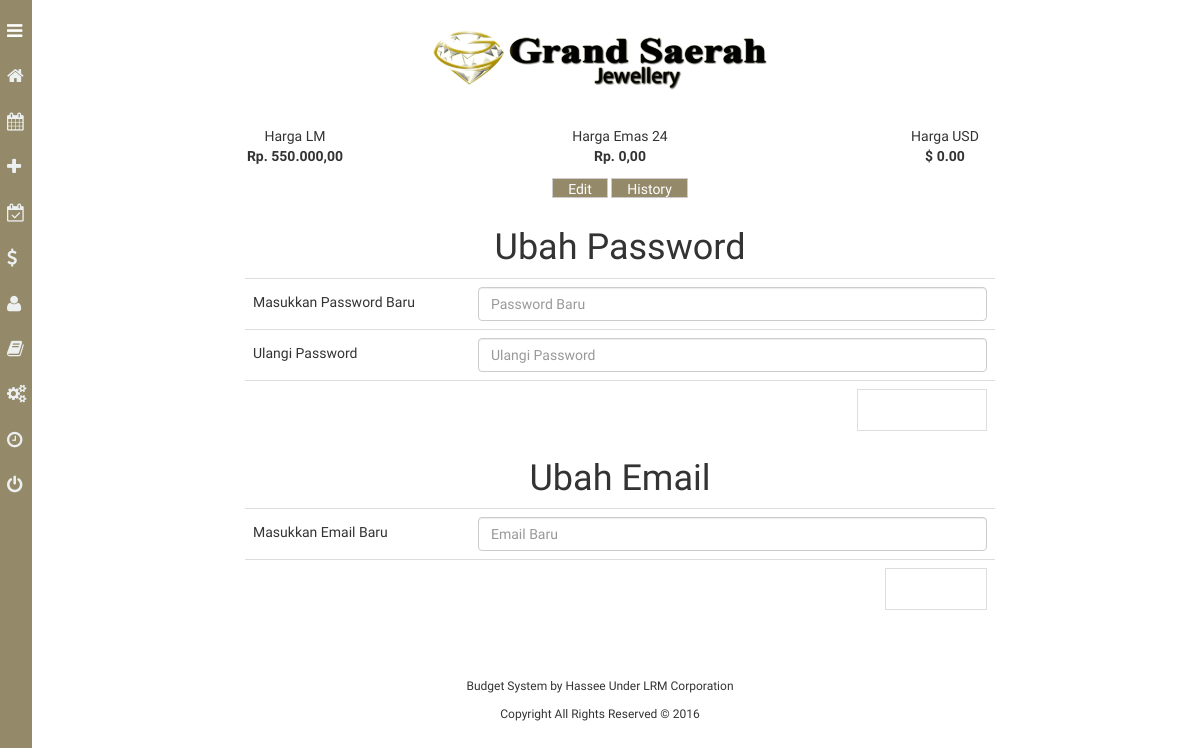
The page /index.php/accounts/change_password on the database as committed earlier.
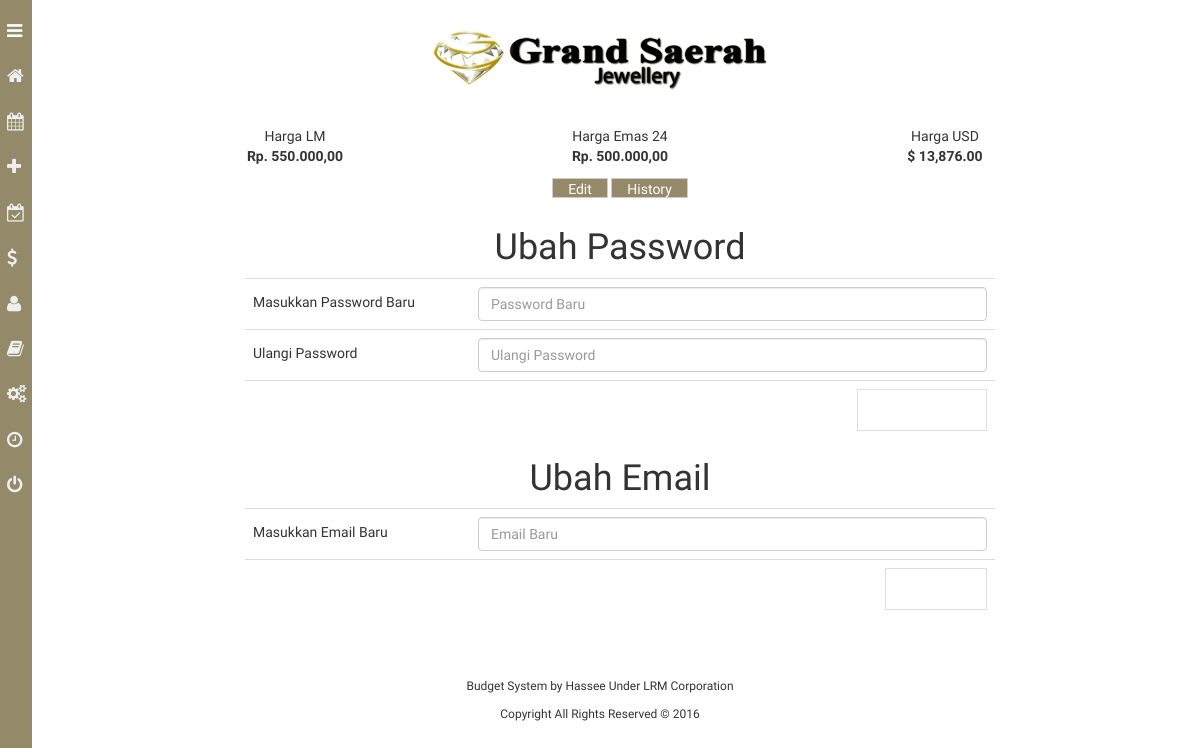
The same page on the database as committed later.
### tables this page shows
CREATE TABLE `configuration` (
  `id` int(11) NOT NULL,
  `day-1` time NOT NULL,
  `day` time NOT NULL,
  `emas_lm` double NOT NULL,
  `emas_24` double NOT NULL,
  `dollar` double NOT NULL
);

### application/libraries/Template.php (called while the page is built)
<?php  if ( ! defined('BASEPATH')) exit('No direct script access allowed');
    class Template
    {
        var $ci;
        function __construct()
        {
            $this->ci =& get_instance();
        }
		function load($tpl_view, $body_view = null, $data = null)
		{
		    if ( ! is_null( $body_view ) )
		    {
		        if ( file_exists( APPPATH.'views/'.$tpl_view.'/'.$body_view ) )
		        {
		            $body_view_path = $tpl_view.'/'.$body_view;
		        }
		        else if ( file_exists( APPPATH.'views/'.$tpl_view.'/'.$body_view.'.php' ) )
		        {
		            $body_view_path = $tpl_view.'/'.$body_view.'.php';
		        }
		        else if ( file_exists( APPPATH.'views/'.$body_view ) )
		        {
		            $body_view_path = $body_view;
		        }
		        else if ( file_exists( APPPATH.'views/'.$body_view.'.php' ) )
		        {
		            $body_view_path = $body_view.'.php';
		        }
		        else
		        {
		            show_error('Unable to load the requested file: ' . $tpl_name.'/'.$view_name.'.php');
		        }
		        $body = $this->ci->load->view($body_view_path, $data, TRUE);
		        if ( is_null($data) )
		        {
		            $data = array('body' => $body);
		        }
		        else if ( is_array($data) )
		        {
		            $data['body'] = $body;
		        }
		        else if ( is_object($data) )
		        {
		            $data->body = $body;
		        }
		    }
		    $this->ci->load->view('templates/'.$tpl_view, $data);
		}
	}
?>

### application/controllers/Accounts.php (called while the page is built, shortened)
<?php
class Accounts extends CI_Controller
{
	public function change_password(){
		$id = $this->session->userdata('user_id');
		if($this->input->post()){
			$password = hash_password($this->input->post('password'));
			$this->db->update('users',array('password' => $password), array('id' => $id));
			$this->session->set_flashdata('success','Password berhasil diubah !');
			redirect('main');
		}else{
			$data['title'] = 'Pengaturan';
			$this->template->load('default' , 'change_password',$data);
		}
	}
}
?>

### index.php (called while the page is built, shortened)
<?php
require_once BASEPATH.'core/CodeIgniter.php';

### application/views/templates/default.php (the view, shortened to what this page needs)
<!DOCTYPE html>
<html lang="en">
  <head>
    <link href="<?php echo base_url() ?>css/bootstrap.min.css" rel="stylesheet">
    <link href="<?php echo base_url() ?>css/footable.core.css" type="text/css" rel="stylesheet">
    <link href="<?php echo base_url() ?>css/footable.metro.min.css" type="text/css" rel="stylesheet">
    <link href="<?php echo base_url() ?>css/wickedpicker.css" type="text/css" rel="stylesheet">
    <link rel="stylesheet" href="<?php echo base_url() ?>css/font-awesome.min.css">
    <link rel="stylesheet" type="text/css" href="<?php echo base_url() ?>css/sweetalert.css">
    <link rel="stylesheet" type="text/css" href="<?php echo base_url() ?>css/datepicker.css">
    <link rel="stylesheet" type="text/css" href="<?php echo base_url() ?>css/style.css">
    <link rel="stylesheet" type="text/css" href="<?php echo base_url() ?>css/wickedpicker.css">
  </head>
  <body>
  <?php $conf = $this->db->get('configuration')->row();
    $emaslm = $conf->emas_lm;
    $emas24 = $conf->emas_24;
    $dollar = $conf->dollar; ?>
  <div class="container-fluid">
    <section id="header">
      <div id="mySidenav" class="sidenav">
        <a onclick="triggerMenu()" id="menu-button"><div class="icon-navbar"><i class="fa fa-bars" style="color: #fff!important;" aria-hidden="true" ></i></div></a>
        <a href="<?php echo base_url() ?>"><div class="icon-navbar"><i class="fa fa-home" aria-hidden="true"></i></div><span class="menu-text">Halaman Utama</span></a>
        <a href="<?php echo base_url('new_budget/monthly') ?>"><div class="icon-navbar"><i class="fa fa-calendar" aria-hidden="true"></i></div><span class="menu-text">Buat Limit Budget Bulanan Baru</span></a>
        <a href="<?php echo base_url('new_budget/transaction') ?>"><div class="icon-navbar"><i class="fa fa-plus" aria-hidden="true"></i></div><span class="menu-text">Buat Transaksi Baru</span></a>
        <a href="<?php echo base_url('main/cicilan_tahunan/') ?>"><div class="icon-navbar"><i class="fa fa-calendar-check-o" aria-hidden="true"></i></div><span class="menu-text">Lihat Detail Cicilan</span></a>
        <a href="<?php echo base_url('main/all_transactions/') ?>"><div class="icon-navbar"><i class="fa fa-dollar" aria-hidden="true"></i></div><span class="menu-text">Detail Transaksi Bulanan</span></a>
        <a href="<?php echo base_url('supplier') ?>"><div class="icon-navbar"><i class="fa fa-user" aria-hidden="true"></i></div><span class="menu-text">Supplier</span></a>
        <a href="<?php echo base_url('notes') ?>"><div class="icon-navbar"><i class="fa fa-book" aria-hidden="true"></i></div><span class="menu-text">Notes</span></a>
        <a href="<?php echo base_url('accounts/change_password') ?>"><div class="icon-navbar"><i class="fa fa-cogs" aria-hidden="true"></i></div><span class="menu-text">Pengaturan</span></a>
        <a href="<?php echo base_url('main/setting_timer') ?>"><div class="icon-navbar"><i class="fa fa-clock-o" aria-hidden="true"></i></div><span class="menu-text">Atur Jam</span></a>
        <a href="<?php echo base_url('accounts/logout') ?>"><div class="icon-navbar"><i class="fa fa-power-off" aria-hidden="true"></i></div><span class="menu-text">Logout</span></a>
      </div>
    <div class="container-fluid">
      <div class="row">
        <div style="padding-top:10px;padding-bottom:10px;">
          <img src="<?php echo base_url().'img/logo.png' ?>" alt="Saerah Logo" class="img img-responsive" style="display: block;margin:auto">
        </div>
      </div>
    </div>
    </section>
    <section id="body">
      <section id="content">
        <div class="container">
          <div class="row">
            <div class="col-md-1"></div>
            <div class="col-md-10">
              <div class="row kurs">
                <div class="col-xs-4 text-center detail-kurs">
                  <p class="text-harga">Harga LM</p>
                  <p class="text-harga"><strong><?php echo 'Rp. '. number_format($emaslm,2,',','.') ?></strong></p>
                </div>
                <div class="col-xs-4 text-center detail-kurs">
                  <p class="text-harga">Harga Emas 24</p>
                  <p class="text-harga"><strong><?php echo 'Rp. '. number_format($emas24,2,',','.') ?></strong></p>
                </div>
                <div class="col-xs-4 text-center detail-kurs">
                  <p class="text-harga">Harga USD</p>
                  <p class="text-harga"><strong><?php echo '$ '. number_format($dollar,2,'.',',') ?></strong></p>
                </div>
              </div>
            </div>
            <div class="col-md-1"></div>
          </div>
          <div class="row text-center" style="padding-top: 11px;">
            <a href="<?php echo base_url('rate') ?>" class="btn btn-default" style="height: 20px;padding-top: 0px;">Edit</a>
                  <a href="<?php echo base_url('rate/history') ?>" class="btn btn-default" style="height: 20px;padding-top: 0px;">History</a>
          </div>
        </div>
      </section>
      <?php echo $body ?>
    </section>
      <section id="footer" style="height: 40px; font-size: 12px; width: 100%">
        <section id="content" class="text-center">
          <p>Budget System by Hassee Under LRM Corporation</p>
          <p>Copyright All Rights Reserved &copy; 2016</p>
        </div>
  </body>
</html>

### application/views/change_password.php (shortened to what this page needs)
<section id="content">
	<div class="container">
		<div class="row">
			<div class="col-md-2"></div>
			<div class="col-md-8">
				<h1 class="title" align="center">Ubah Password</h1>
				<?php echo form_open('accounts/change_password') ?>
					<table class="table">
						<tr class="form-group">
							<td style="width: 30%"><span class="form-label">Masukkan Password Baru</span></td>
							<td >
								<input type="password" name="password" onkeyup="check_pass()" id="pass" placeholder="Password Baru" class="form-control" required>
							</td>
						</tr>
						<tr class="form-group">
							<td style="width: 30%"><span class="form-label">Ulangi Password</span></td>
							<td>
								<input type="password" name="confirm_password" id="conf" onkeyup="check_pass()" placeholder="Ulangi Password" class="form-control" required>
							</td>
						</tr>
						<tr>
							<td colspan="2">
								<input type="submit" id="change_pass" class="btn btn-default pull-right" value="Ubah Password" disabled>
							</td>
						</tr>
					</table>
				<?php echo form_close() ?>
				<h1 class="title" align="center">Ubah Email</h1>
				<?php echo form_open('accounts/change_email') ?>
					<table class="table">
						<tr class="form-group">
							<td style="width: 30%"><span class="form-label">Masukkan Email Baru</span></td>
							<td >
								<input type="email" name="email" id="email" onkeyup="check_email()" placeholder="Email Baru" class="form-control" required>
							</td>
						</tr>
						<tr>
							<td colspan="2">
								<input type="submit" id="change_email" class="btn btn-default pull-right" value="Ubah Email" disabled>
							</td>
						</tr>
					</table>
				<?php echo form_close() ?>
			</div>
			<div class="col-md-2"></div>
		</div>
	</div>
</section>

### css/wickedpicker.css (style rules this page uses)
.text-center, .wickedpicker__title, .wickedpicker__controls, .wickedpicker__controls__control, .wickedpicker__controls__control--separator, .wickedpicker__controls__control-up, .wickedpicker__controls__control-down { text-align: center; }

### css/style.css (style rules this page uses)
#body { margin-left: 20px; }
.text-harga { min-width: 100px; }
body { padding:0; margin:0; width:100%; height:100%; transition: 0.5s ease; font-family: 'Droid Sans', sans-serif; }
#content { margin-top:10px; }
.table>tbody>tr>td, .table>tbody>tr>th, .table>tfoot>tr>td, .table>tfoot>tr>th, .table>thead>tr>td, .table>thead>tr>th { line-height: 30px; }
#mySidenav .fa { font-size:18px; }
#mySidenav a { font-size:18px; }
.sidenav { height: 100%; width: 40px; position: fixed; z-index: 30; left: -8px; background-color: #948a6a; overflow-x: hidden; padding-top: 10px; transition: 0.5s; }
#menu-button { color: #948a6a !important; }
.sidenav .icon-navbar { display: inline-block; width: 27px; margin-left: -7px; }
.sidenav a { padding: 12px 8px 12px 22px; text-decoration: none; font-size: 15px !important; color: #ecf0f1; display: block; transition: 0.3s }
.btn-default { padding: 10px; padding-left: 15px; padding-right: 15px; background-color: #948a6a; color: #fff; border-radius: 0px; }

### application/views/templates/default.php (style rules this page uses)
body a { color: black; }
#body { min-height: 450px; padding-bottom: 30px; }
.text-harga { margin:0; }

Rows that differ between the two databases and show on the page:
changed configuration: emas_24 "0,00" → "500.000,00"; dollar "0.00" → "13,876.00"
